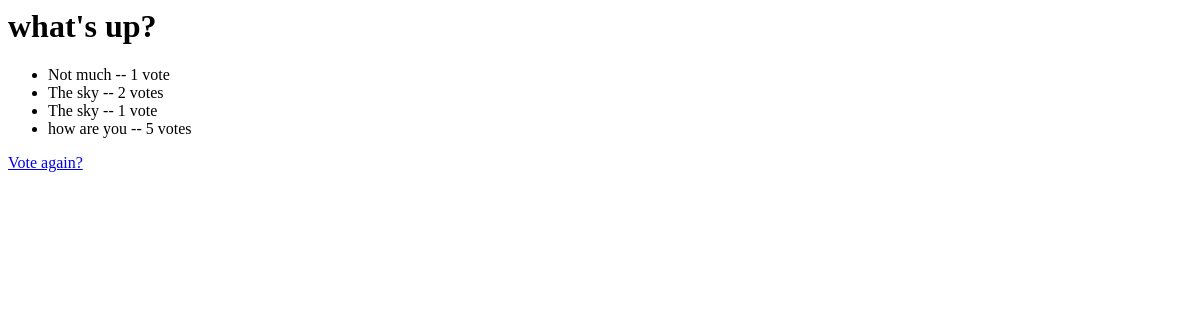
/polls/1/results/, run on an earlier commit of the app's database.
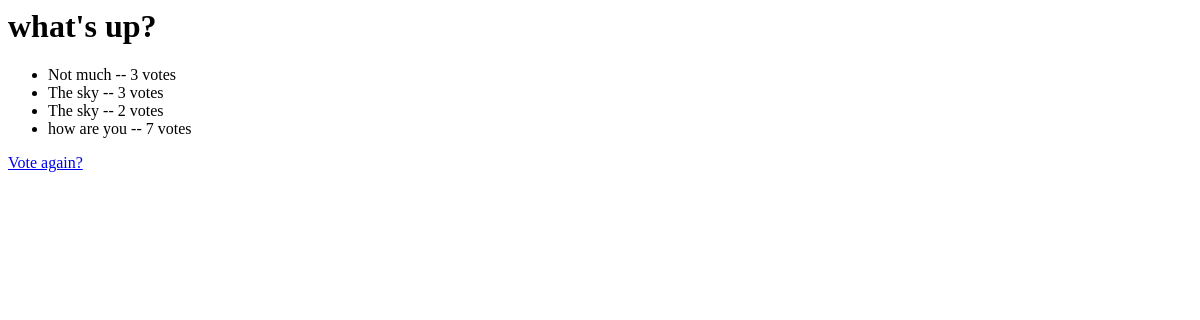
And on a later commit of the database.
### polls/models.py (models this page shows, shortened)
class Question(models.Model):
    question_text = models.CharField(max_length=200)
    pub_date = models.DateTimeField('date published')
    def was_published_recently(self):
        now = timezone.now()
        return now-datetime.timedelta(days=1)<=self.pub_date<=now
    was_published_recently.admin_order_field='pub_date'
    was_published_recently.boolean = True
    was_published_recently.short_description = 'Published recently?'

class Choice(models.Model):
    question = models.ForeignKey(Question, on_delete=models.CASCADE)
    choice_text = models.CharField(max_length=200)
    votes = models.IntegerField(default=0)

### polls/views.py (the view)
# urls.py: path('<int:pk>/results/', views.ResultsView.as_view(), name='results'),
class ResultsView(generic.DetailView):
    model = Question
    template_name = 'polls/results.html'

### polls/templates/polls/results.html
<h1>{{ question.question_text }}</h1>
<ul>
{% for choice in question.choice_set.all %}
    <li>{{ choice.choice_text }} -- {{ choice.votes }} vote{{ choice.votes|pluralize }}</li>
{% endfor %}
</ul>
<a href="{% url 'polls:detail' question.id %}">Vote again?</a>

What changed in the data, as far as the page shows it:
changed Choice "Not much": votes "1" → "3"
changed Choice (number 2 of 4 on the later page): votes "2" → "3"
changed Choice (number 3 of 4 on the later page): votes "1" → "2"
changed Choice "how are you": votes "5" → "7"
